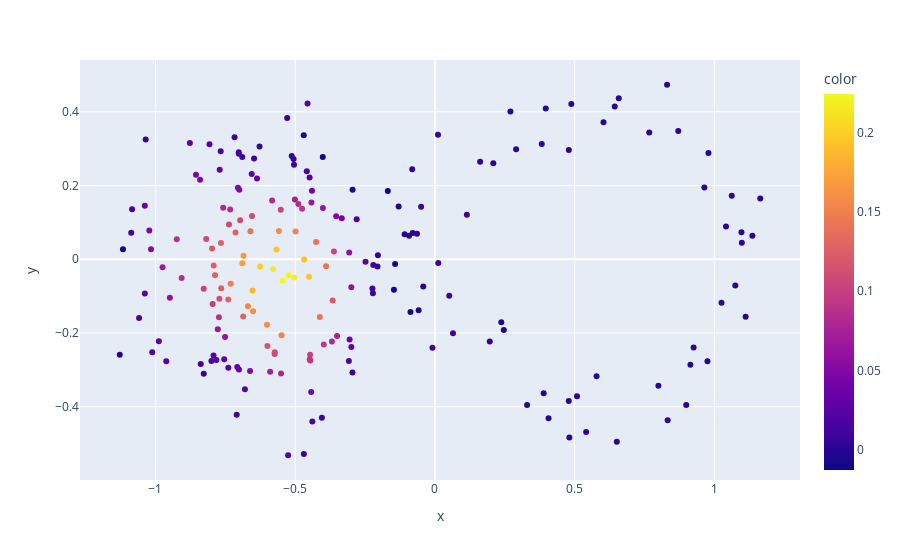

Notebook code for this chart:
### Code cell
g = X.u().T @ contract('ijk,i,j',X.g2(),v,v)

px.scatter(x = X.data[:,0], y = X.data[:,1], color = g)

### Figure 1 — Plotly figure (JSON) as saved in the notebook; plotly's stock layout.template omitted (floating-point values rounded to 4 significant figures; data arrays with more than 128 entries replaced by an {"elided": "..."} marker saying what was removed)
{"data": [{"hovertemplate": "x=%{x}<br>y=%{y}<br>color=%{marker.color}<extra></extra>", "legendgroup": "", "marker": {"color": {"elided": "200 float values"}, "coloraxis": "coloraxis", "symbol": "circle"}, "mode": "markers", "name": "", "orientation": "v", "showlegend": false, "type": "scatter", "x": {"elided": "200 float values"}, "xaxis": "x", "y": {"elided": "200 float values"}, "yaxis": "y"}], "layout": {"coloraxis": {"colorbar": {"title": {"text": "color"}}, "colorscale": [[0, "#0d0887"], [0.1111, "#46039f"], [0.2222, "#7201a8"], [0.3333, "#9c179e"], [0.4444, "#bd3786"], [0.5556, "#d8576b"], [0.6667, "#ed7953"], [0.7778, "#fb9f3a"], [0.8889, "#fdca26"], [1, "#f0f921"]]}, "legend": {"tracegroupgap": 0}, "margin": {"t": 60}, "xaxis": {"anchor": "y", "domain": [0, 1], "title": {"text": "x"}}, "yaxis": {"anchor": "x", "domain": [0, 1], "title": {"text": "y"}}}}
